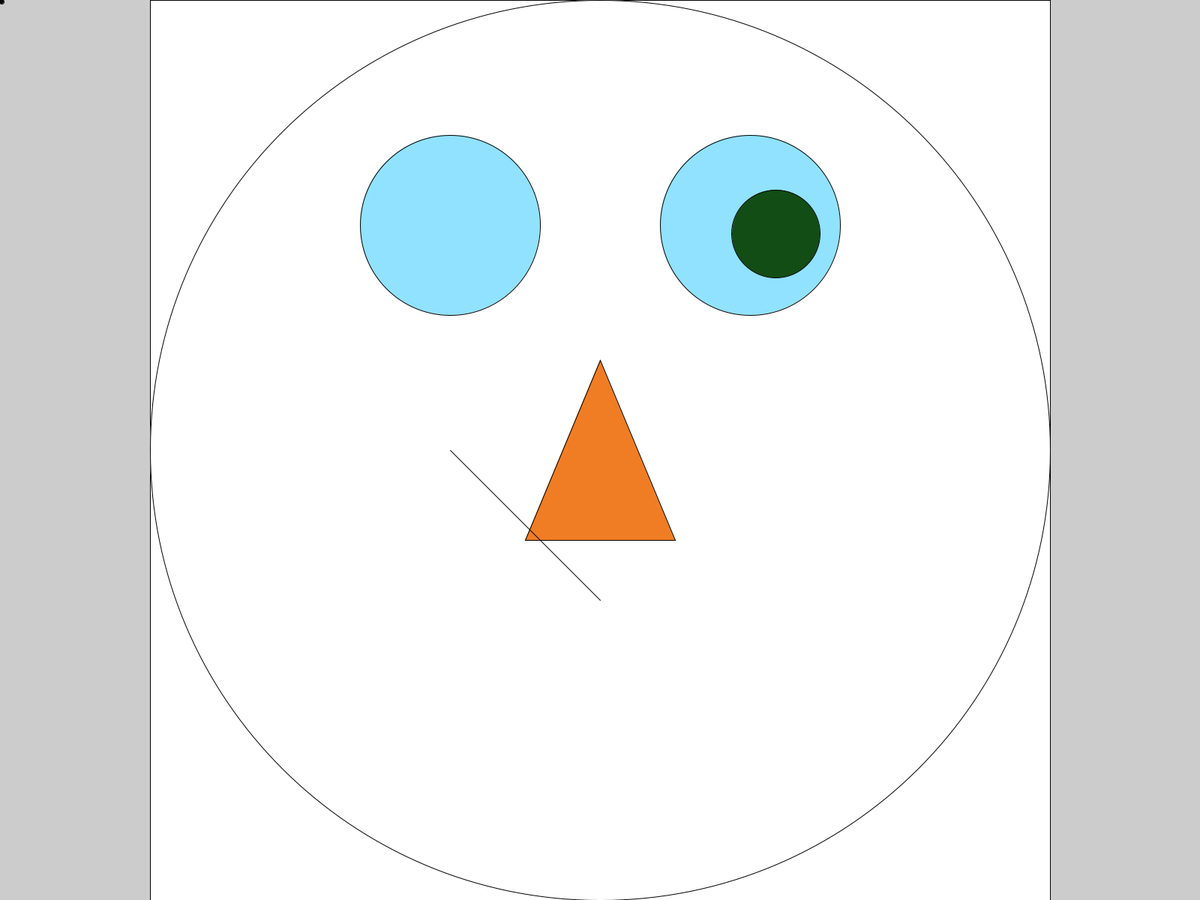
Frame 1 (no input)
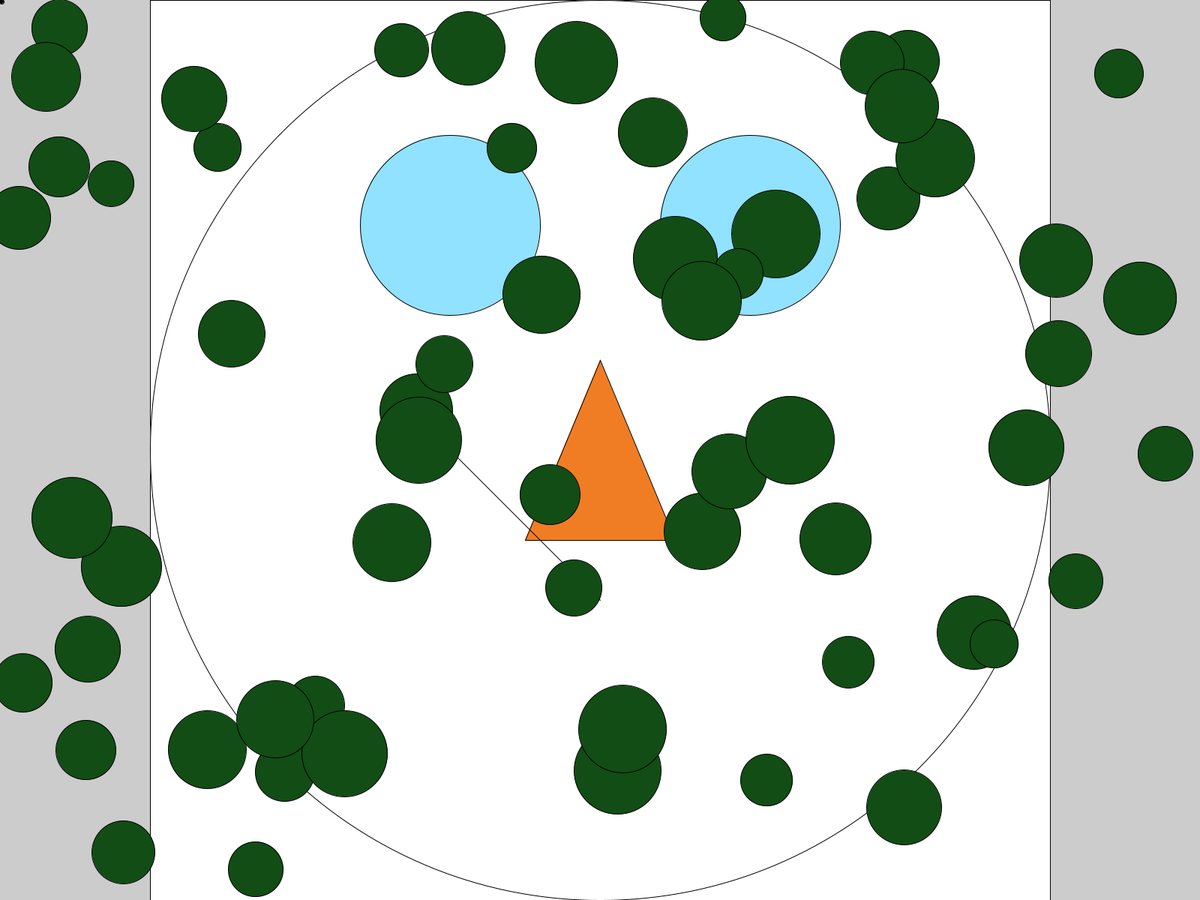
Frame 60 (the mouse pressed at the canvas centre just before this capture)
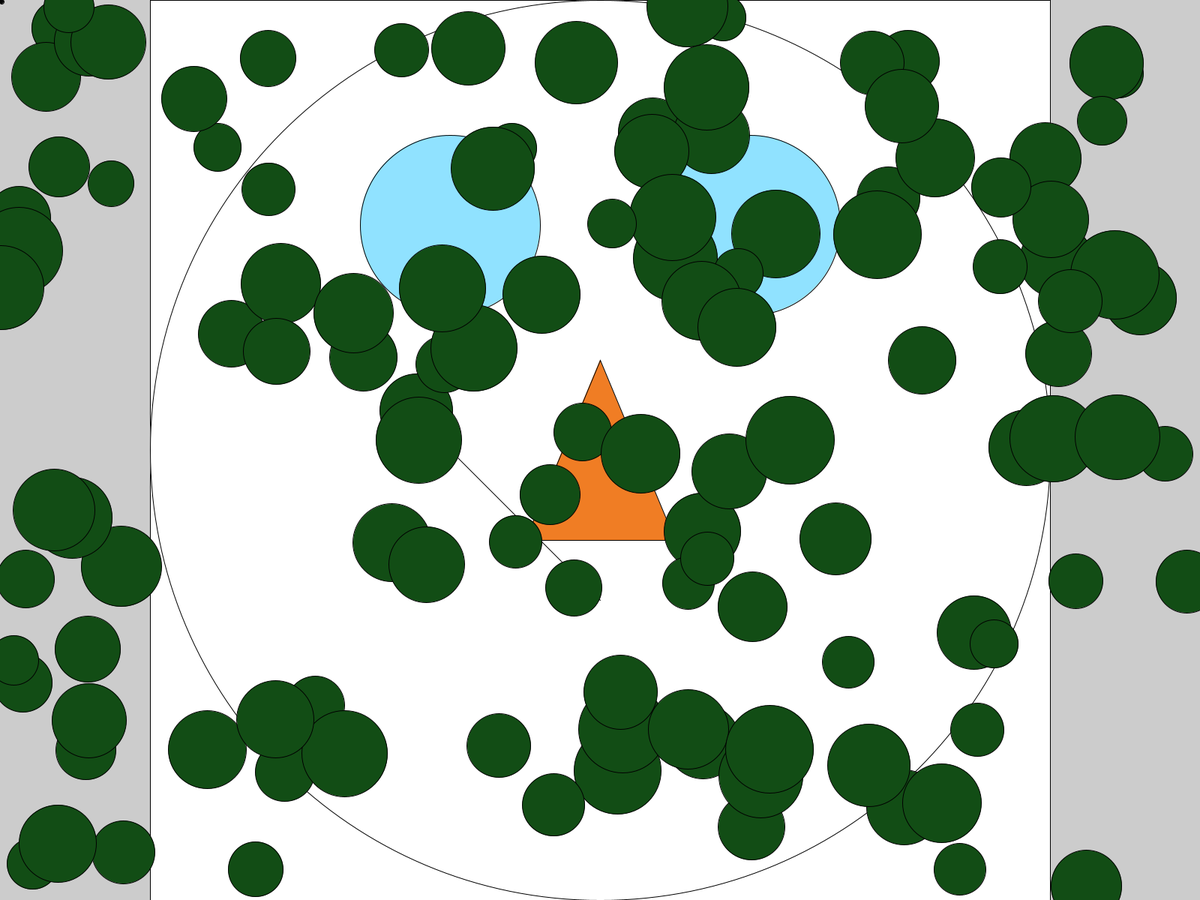
Frame 120 (the mouse held since frame 60 and released just before this capture)

The Processing sketch that drew these frames (run headless with seeded random() and noise(); from frame 60 on, the mouse is pressed at the canvas centre):

// Processing sketch: SmilingFace_Dynamic
// ── SmilingFace_Dynamic.pde
//Global Variables
int reset;
int display;
float faceSquareX, faceSquareY, faceSquareSide;
float faceX, faceY, faceDiameter;
float leftEyeX, leftEyeY, lEyeDiameter;
float rightEyeX, rightEyeY, rEyeDiameter;
float noseX1, noseY1, noseX2, noseY2, noseX3, noseY3;
float mouthX1, mouthY1, mouthX2, mouthY2;
float measlesX, measlesY, measlesDiameter;
float mouthThick;
color green = #124D15, blue = #90E2FF, orange = #F07D24 ;
color measlesColor = green, eyesColor = blue, noseColor = orange;

void setup() {
  fullScreen(display);  //
  //Variable Population
  populatingVariables();
  //
  //Inital Visual Data
  rect(faceSquareX, faceSquareY, faceSquareSide, faceSquareSide);
  ellipse(faceX, faceY, faceDiameter, faceDiameter);
  //Left Eye
  fill(eyesColor);
  ellipse(leftEyeX, leftEyeY, lEyeDiameter, lEyeDiameter);
  //Right Eye
  ellipse(rightEyeX, rightEyeY, rEyeDiameter, rEyeDiameter);
  fill(reset);
  //Nose
  fill(noseColor);
  triangle(noseX1, noseY1, noseX2, noseY2, noseX3, noseY3);
  fill(reset);
  //Mouth
  //strokeCap(); //Default ROUND
  strokeWeight(mouthThick);
  line(mouthX1, mouthY1, mouthX2, mouthY2);
  //
  //The Measles
  ellipse(measlesX, measlesY, measlesDiameter, measlesDiameter);
} //End steup()

void draw() {
  measlesX = random(width);
  measlesY = random(height);
  measlesDiameter = random(height*1/20,height*1/10);
  fill(measlesColor);
  ellipse(measlesX, measlesY, measlesDiameter, measlesDiameter);
} //End draw()

void keyPressed() {
} //End keyPressed()

void mousePressed() {
} //End mousePressed()

// ── PopulatingVariables.pde
void populatingVariables() {
  faceSquareX = width*1/2-height*1/2;
  faceSquareY = height*0;
  faceSquareSide = height; //Shorter side
  faceX = width*1/2;
  faceY = height*1/2;
  faceDiameter = height; //Variable shortSide
  //
  leftEyeX = width*3/8;
  leftEyeY = height*1/4;
  lEyeDiameter = height/5;
  //
  rightEyeX = width*5/8;
  rightEyeY = height*1/4;
  rEyeDiameter = lEyeDiameter;
  //
  noseX1 = width/2;
  noseY1 = height*2/5;
  noseX2 = width*7/16;
  noseY2 = height*3/5;
  noseX3 = width*9/16;
  noseY3 = height*3/5;
  //
  mouthX1 = width/2;
  mouthX2 = height/2;
  mouthY2 = height/2;
  mouthY1 = width/2;
  mouthThick = 1;
  //
  measlesX = 2;
  measlesY = 2;
  measlesDiameter = 5;
  measlesDiameter = 6;
  reset = 1;
} //End populatingVariables()
